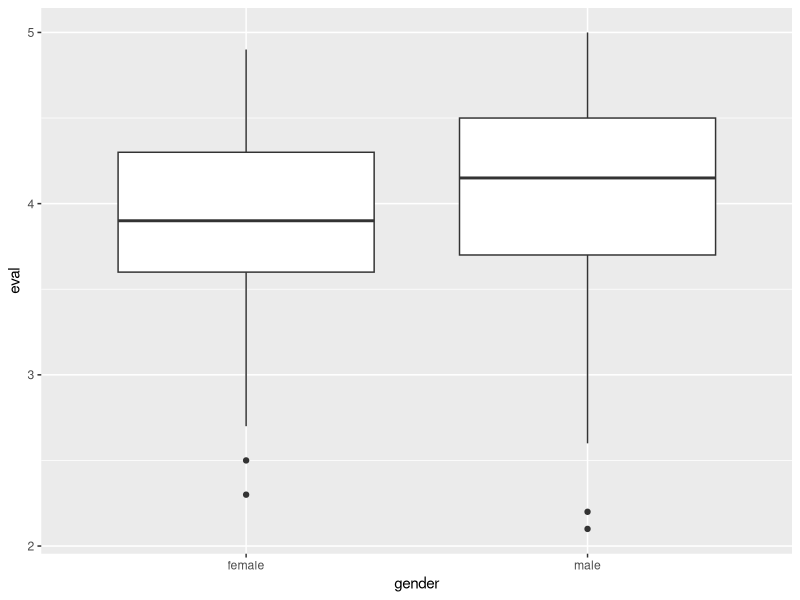
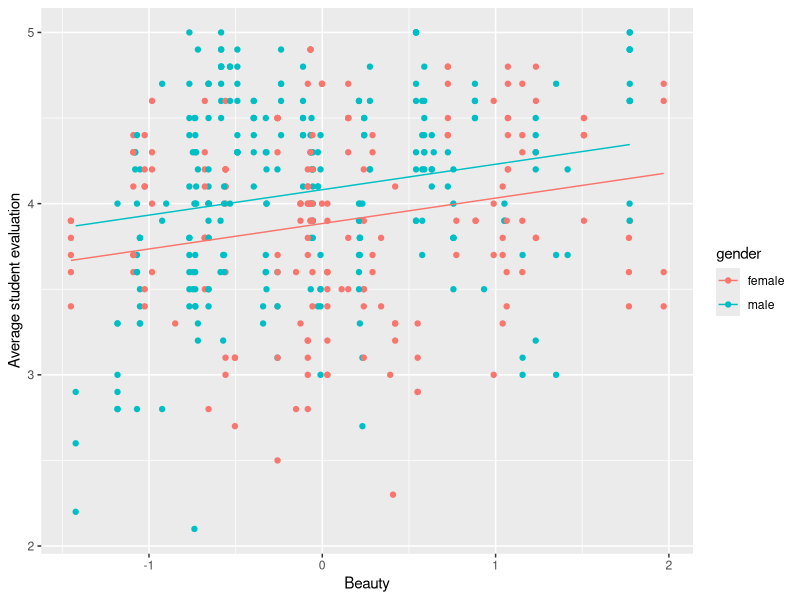

Source code (R) for these figures, in order:
## ---- chunk 1
# Include setup
library(tidyverse)
library(ggfortify)
library(knitr)

knitr::opts_chunk$set(
  echo = FALSE, fig.align = "center"
)

hook_output <- knit_hooks$get("output")
knit_hooks$set(output = function(x, options) {
  lines <- options$output.lines
  if (is.null(lines)) {
    return(hook_output(x, options))  # pass to default hook
  }
  x <- unlist(strsplit(x, "\n"))
  more <- "..."
  if (length(lines) == 1) {        # first n lines
    if (length(x) > lines) {
      # truncate the output, but add ....
      x <- c(head(x, lines), more)
    }
  } else {
    x <- c(more, x[lines], more)
  }
  # paste these lines together
  x <- paste(c(x, ""), collapse = "\n")
  hook_output(x, options)
})
## ---- chunk 2
profs <- read.csv("week_02_docs/profs.csv")
options(scipen = 999)
## ---- chunk 3
ggplot(profs, aes(x = gender, y = eval)) +
  geom_boxplot()
## ---- chunk 4
options(scipen = 999)
model1 <- lm(eval ~ beauty + gender, data=profs)
summary(model1)
## ---- chunk 5
ggplot(profs %>% mutate(pred = predict(model1)), aes(x = beauty, y = eval, col = gender)) +
  geom_point() + 
  geom_line(aes(y = pred)) +
  labs(y = "Average student evaluation", x = "Beauty")
## ---- chunk 6
model2 <- lm(eval ~ beauty + gender + generation, data=profs)
summary(model2)
